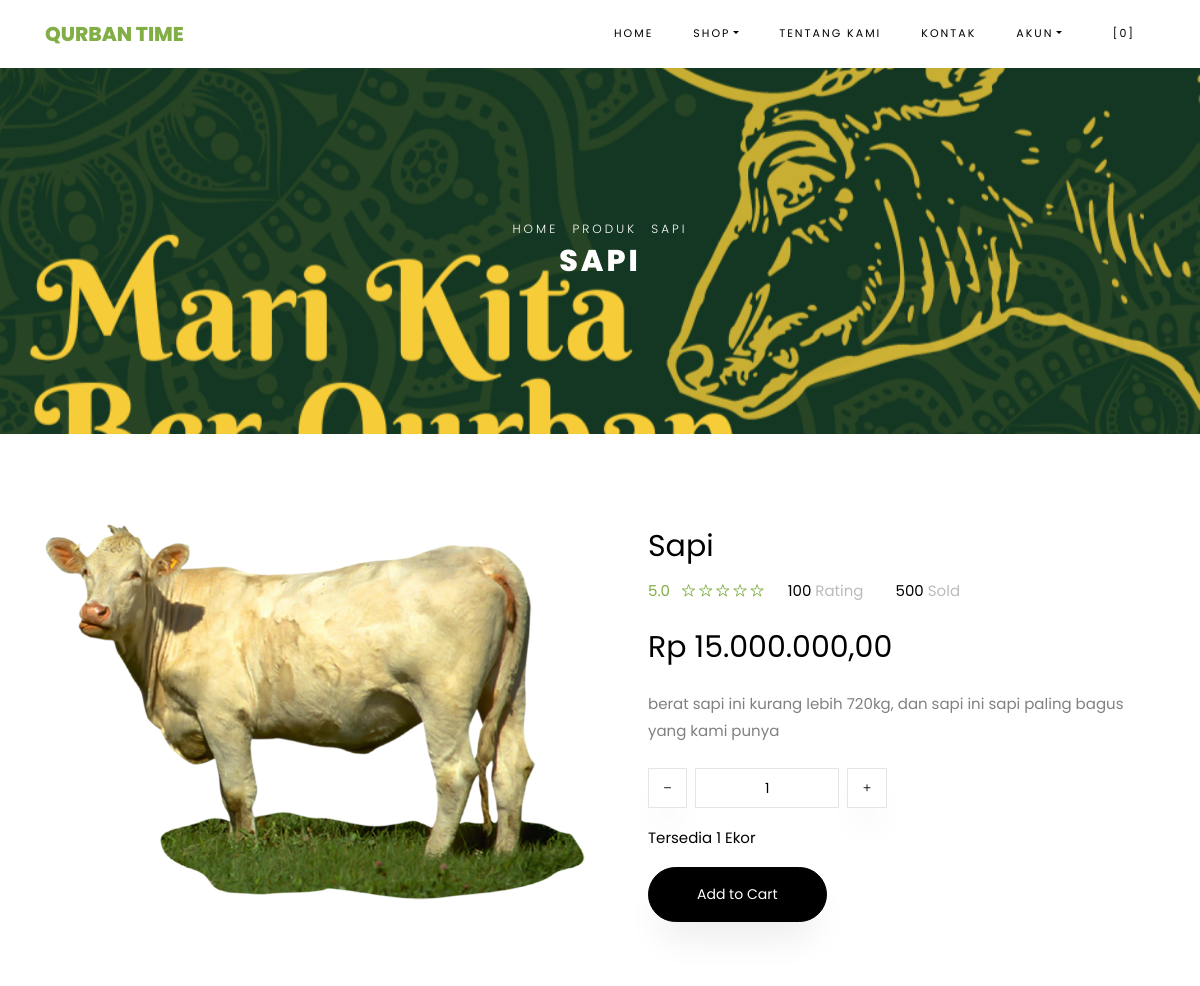
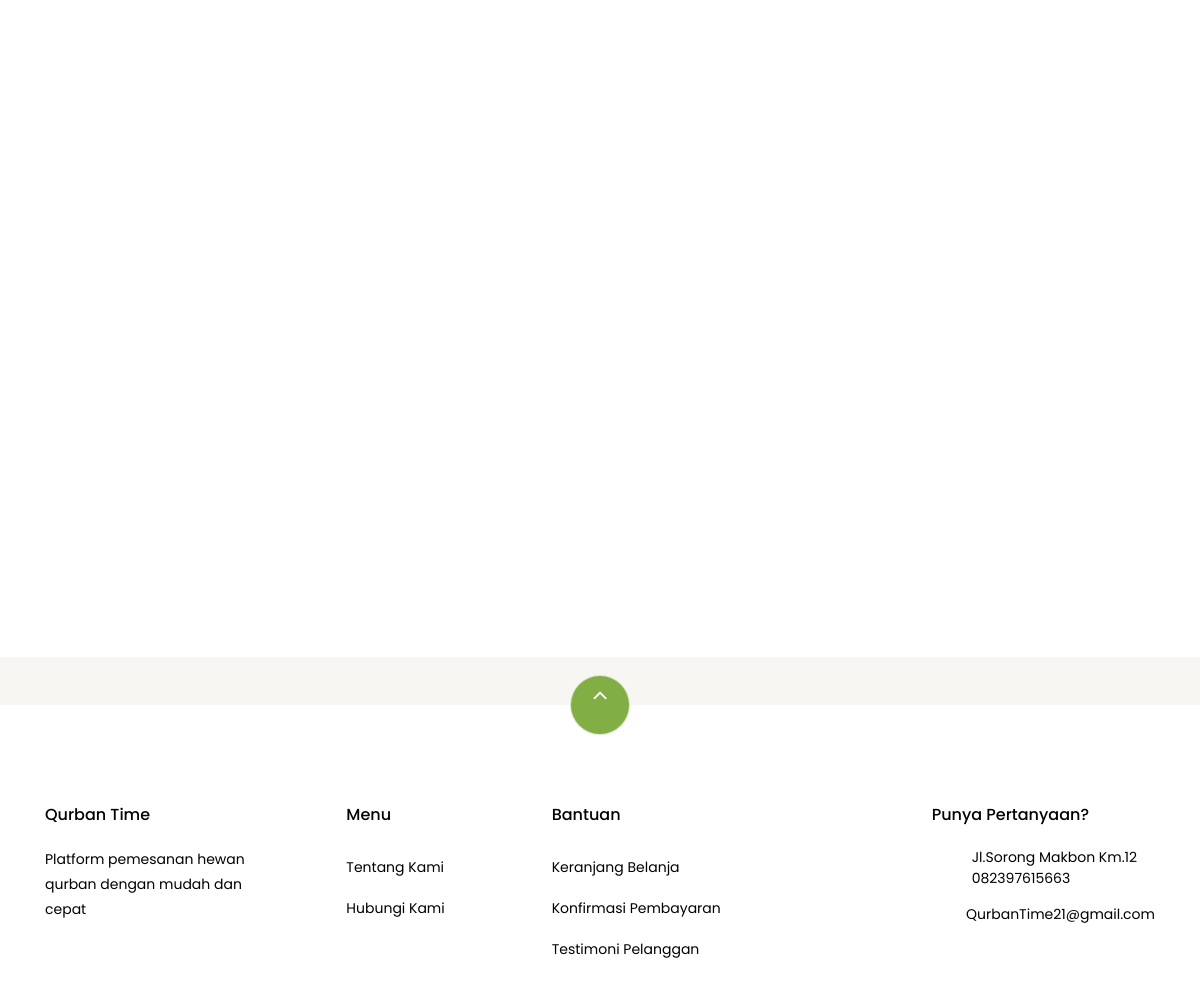
Screenshot of /index.php/shop/product/1/SH12263/ with the database file from the repository (2 pictures, top to bottom).
### tables this page shows
CREATE TABLE `settings` (
  `id` int(10) NOT NULL,
  `key` varchar(255) NOT NULL,
  `content` text NOT NULL
);

CREATE TABLE `products` (
  `id` bigint(20) NOT NULL,
  `category_id` int(10) DEFAULT NULL,
  `sku` varchar(32) DEFAULT NULL,
  `name` varchar(191) NOT NULL,
  `description` text NOT NULL,
  `picture_name` varchar(191) DEFAULT NULL,
  `price` decimal(10,2) NOT NULL,
  `current_discount` decimal(8,2) DEFAULT 0.00,
  `stock` int(10) NOT NULL,
  `product_unit` varchar(32) DEFAULT NULL,
  `is_available` tinyint(1) DEFAULT 1,
  `add_date` datetime DEFAULT NULL
);

### application/helpers/themes_helper.php (called while the page is built, shortened)
<?php
if ( ! function_exists('get_theme_name'))
{
    function get_theme_name() {
        $current_theme = get_settings('current_theme_name');
        return ($current_theme) ? $current_theme : false;
    }
}
if ( ! function_exists('get_template_part'))
{
    function get_template_part($file_name = null, $params = array()) {
        if ($file_name !== '') {
            $current_theme = get_theme_name();
            if ( file_exists($file_location = VIEWPATH .'themes/'. $current_theme .'/'. $file_name .'.php')) {
                $CI =& get_instance();
                $CI->load->view('themes/'. $current_theme .'/'. $file_name, $params);
            }
            else {
                echo '<div>Kesalahan: berkas tema <b>'. $file_name .'.php</b> tidak ditemukan.<br>Lokasi berkas: <b>'. $file_location .'</b></div>';
            }
        }
    }
}
if ( ! function_exists('get_header'))
{
    function get_header($params = null, $section = '', $current_section = '') {
        $load_params = array();
        if ( is_null($params)) {
            $load_params['title'] = get_settings('site_name');
        }
        else if ( is_string($params)) {
            $load_params['title'] = $params;
        }
        $load_params['sidebar_section'] = $section;
        $load_params['current_section'] = $current_section;
        get_template_part('header', $load_params);
    }
}
if ( ! function_exists('get_footer'))
{
    function get_footer($params = array()) {
        get_template_part('footer', $params);
    }
}
if ( ! function_exists('get_theme_uri'))
{
    function get_theme_uri($file_name = null, $theme_name = NULL)
    {
        $theme_name = ($theme_name == NULL) ? get_theme_name() : $theme_name;
        return is_null($file_name) ? base_url('assets/themes/'. $theme_name .'/') : base_url('assets/themes/'. $theme_name .'/'. $file_name) ;
    }
}

### application/controllers/Shop.php (called while the page is built, shortened)
<?php
class Shop extends CI_Controller {
    public function product($id = 0, $sku = '')
    {
        if ($id == 0 || empty($sku))
        {
            show_error('Akses tidak sah!');
        }
        else
        {
            if ($this->product->is_product_exist($id, $sku))
            {
                $data = $this->product->product_data($id);
                $product['product'] = $data;
                $product['related_products'] = $this->product->related_products($data->id, $data->category_id);
                get_header($data->name .' | '. get_settings('store_tagline'));
                get_template_part('shop/view_single_product', $product);
                get_footer();
            }
            else
            {
                show_404();
            }
        }
    }
}

### index.php (called while the page is built, shortened)
<?php
require_once BASEPATH . 'core/CodeIgniter.php';

### application/helpers/global_helper.php (called while the page is built, shortened)
<?php
if (!function_exists('get_settings')) {
    function get_settings($key = '')
    {
        $CI = &get_instance();
        $row = $CI->db
            ->select('content')
            ->where('key', $key)
            ->get('settings')
            ->row();
        return $row->content;
    }
}
if (!function_exists('get_store_name')) {
    function get_store_name()
    {
        return get_settings('store_name');
    }
}
if (!function_exists('format_rupiah')) {
    function format_rupiah($rp)
    {
        return number_format($rp, 2, ',', '.');
    }
}

### application/helpers/session_helper.php (called while the page is built, shortened)
<?php
if (!function_exists('init')) {
    function init()
    {
        $CI = &get_instance();
        return $CI;
    }
}
if (!function_exists('session_data')) {
    function session_data()
    {
        $CI = init();
        $read_session_in_cookie = get_cookie('__ACTIVE_SESSION_DATA');
        $read_session_in_session = $CI->session->userdata('__ACTIVE_SESSION_DATA');
        if ($read_session_in_cookie) {
            $read_data = $CI->encryption->decrypt($read_session_in_cookie);
            $read_data = json_decode($read_data);
            return $read_data;
        } else if ($read_session_in_session) {
            $read_data = $CI->encryption->decrypt($read_session_in_session);
            $read_data = json_decode($read_data);
            return $read_data;
        } else {
            $default_session = new stdClass();
            $default_session->is_login = FALSE;
            $default_session->user_id = 0;
            $default_session->login_at = 0;
            $default_session->remember_me = FALSE;
            return $default_session;
        }
    }
}

### application/models/Product_model.php (called while the page is built, shortened)
<?php
class Product_model extends CI_Model {
    public function product_data($id)
    {
        $data = $this->db->query("
            SELECT p.*, pc.name as category_name
            FROM products p
            JOIN product_category pc
                ON pc.id = p.category_id
            WHERE p.id = '$id'
        ")->row();
        return $data;
    }
    public function related_products($current, $category)
    {
        return $this->db->where(array('id !=' => $current, 'category_id' => $category))->limit(4)->get('products')->result();
    }
}

### application/views/themes/qurbans/shop/view_single_product.php (the view, shortened to what this page needs)
<div class="hero-wrap hero-bread" style="background-image: url('<?php echo get_theme_uri('images/bg_1.png'); ?>');">
    <div class="container">
      <div class="row no-gutters slider-text align-items-center justify-content-center">
        <div class="col-md-9 ftco-animate text-center">
            <p class="breadcrumbs"><span class="mr-2"><?php echo anchor(base_url(), 'Home'); ?></span>
            <span class="mr-2"><?php echo anchor(base_url(), 'Produk'); ?></span>
            <span><?php echo $product->name; ?></span></p>
          <h1 class="mb-0 bread"><?php echo $product->name; ?></h1>
        </div>
      </div>
    </div>
  </div>
  <section class="ftco-section">
      <div class="container">
          <div class="row">
              <div class="col-lg-6 mb-5 ftco-animate">
                  <a href="<?php echo base_url('assets/uploads/products/'. $product->picture_name); ?>" class="image-popup"><img src="<?php echo base_url('assets/uploads/products/'. $product->picture_name); ?>" class="img-fluid" alt="<?php echo $product->name; ?>"></a>
              </div>
              <div class="col-lg-6 product-details pl-md-5 ftco-animate">
                  <h3><?php echo $product->name; ?></h3>
                  <div class="rating d-flex">
                          <p class="text-left mr-4">
                              <a href="#" class="mr-2">5.0</a>
                              <a href="#"><span class="ion-ios-star-outline"></span></a>
                              <a href="#"><span class="ion-ios-star-outline"></span></a>
                              <a href="#"><span class="ion-ios-star-outline"></span></a>
                              <a href="#"><span class="ion-ios-star-outline"></span></a>
                              <a href="#"><span class="ion-ios-star-outline"></span></a>
                          </p>
                          <p class="text-left mr-4">
                              <a href="#" class="mr-2" style="color: #000;">100 <span style="color: #bbb;">Rating</span></a>
                          </p>
                          <p class="text-left">
                              <a href="#" class="mr-2" style="color: #000;">500 <span style="color: #bbb;">Sold</span></a>
                          </p>
                      </div>
                  <p class="price">
                      <?php if ($product->current_discount > 0) : ?>
                        <span class="mr-2 price-dc"><strike><small>Rp <?php echo format_rupiah($product->price); ?></small></strike></span>
                        <span class="price-sale text-success">Rp <?php echo format_rupiah($product->price - $product->current_discount); ?></span>
                      <?php else : ?>
                      <span>Rp <?php echo format_rupiah($product->price); ?></span>
                      <?php endif; ?>
                    </p>
                  <p><?php echo $product->description; ?></p>
                      <div class="row mt-4">
                          <div class="input-group col-md-6 d-flex mb-3">
                   <span class="input-group-btn mr-2">
                      <button type="button" class="quantity-left-minus btn"  data-type="minus" data-field="">
                     <i class="ion-ios-remove"></i>
                      </button>
                      </span>
                   <input type="text" id="quantity" name="quantity" class="form-control input-number" value="1" min="1" max="100">
                   <span class="input-group-btn ml-2">
                      <button type="button" class="quantity-right-plus btn" data-type="plus" data-field="">
                       <i class="ion-ios-add"></i>
                   </button>
                   </span>
                </div>
                <div class="col-md-12">
                    <p style="color: #000;">Tersedia <?php echo $product->stock; ?> <?php echo $product->product_unit; ?></p>
                </div>
            </div>
            <p><a href="#" class="btn btn-black btn-sm py-3 px-5 add-cart cart-btn" data-sku="<?php echo $product->sku; ?>" data-name="<?php echo $product->name; ?>" data-price="<?php echo ($product->current_discount > 0) ? ($product->price - $product->current_discount) : $product->price; ?>" data-id="<?php echo $product->id; ?>">Add to Cart</a></p>
              </div>
          </div>
      </div>
  </section>
  <section class="ftco-section">
      <div class="container">
              <div class="row justify-content-center mb-3 pb-3">
      </div>
      </div>
      <div class="container">
          <div class="row">
          </div>
      </div>
  </section>

### application/views/themes/qurbans/header.php (shortened to what this page needs)
?><!DOCTYPE html>
<html lang="en">
  <head>
    <link rel="stylesheet" href="<?php echo get_theme_uri('css/open-iconic-bootstrap.min.css'); ?>">
    <link rel="stylesheet" href="<?php echo get_theme_uri('css/animate.css'); ?>">
    <link rel="stylesheet" href="<?php echo get_theme_uri('css/owl.carousel.min.css'); ?>">
    <link rel="stylesheet" href="<?php echo get_theme_uri('css/owl.theme.default.min.css'); ?>">
    <link rel="stylesheet" href="<?php echo get_theme_uri('css/magnific-popup.css'); ?>">
    <link rel="stylesheet" href="<?php echo get_theme_uri('css/aos.css'); ?>">
	<link rel="stylesheet" href="<?php echo get_theme_uri('css/ionicons.min.css'); ?>">
	<link rel="stylesheet" href="<?php echo get_theme_uri('js/plugins/@fortawesome/fontawesome-free/css/all.min.css', 'argon'); ?>">
    <link rel="stylesheet" href="<?php echo get_theme_uri('css/bootstrap-datepicker.css'); ?>">
    <link rel="stylesheet" href="<?php echo get_theme_uri('css/jquery.timepicker.css'); ?>">
    <link rel="stylesheet" href="<?php echo get_theme_uri('css/flaticon.css'); ?>">
    <link rel="stylesheet" href="<?php echo get_theme_uri('css/icomoon.css'); ?>">
	<link rel="stylesheet" href="<?php echo get_theme_uri('css/style.css'); ?>">
	<link rel="stylesheet" href="<?php echo base_url('assets/plugins/toastr/toastr.min.css'); ?>">
  </head>
    <nav class="navbar navbar-expand-lg navbar-dark ftco_navbar bg-dark ftco-navbar-light" id="ftco-navbar">
	    <div class="container">
	      <a class="navbar-brand" href="<?php echo base_url(); ?>"><?php echo get_store_name(); ?></a>
	      <div class="collapse navbar-collapse" id="ftco-nav">
	        <ul class="navbar-nav ml-auto">
	          <li class="nav-item active"><a href="<?php echo base_url(); ?>" class="nav-link">Home</a></li>
	          <li class="nav-item dropdown">
              <a class="nav-link dropdown-toggle" href="#" id="dropdown04" data-toggle="dropdown" aria-haspopup="true" aria-expanded="false">Shop</a>
            </li>
	          <li class="nav-item"><a href="<?php echo site_url('pages/about'); ?>" class="nav-link">Tentang Kami</a></li>
              <li class="nav-item"><a href="<?php echo site_url('pages/contact'); ?>" class="nav-link">Kontak</a></li>
              <li class="nav-item dropdown">
              <a class="nav-link dropdown-toggle" href="#" id="dropdown05" data-toggle="dropdown" aria-haspopup="true" aria-expanded="false">Akun</a>
            </li>
	          <li class="nav-item cta cta-colored"><a href="<?php echo site_url('shop/cart'); ?>" class="nav-link"><span class="icon-shopping_cart"></span>[<span class="cart-item-total">0</span>]</a></li>
	        </ul>
	      </div>
	    </div>
	  </nav>

### application/views/themes/qurbans/footer.php (shortened to what this page needs)
<section class="ftco-section ftco-no-pt ftco-no-pb py-5 bg-light">
    <div class="container py-4">
    </div>
  </section>
  <footer class="ftco-footer ftco-section">
    <div class="container">
        <div class="row">
            <div class="mouse">
                      <a href="#" class="mouse-icon">
                          <div class="mouse-wheel"><span class="ion-ios-arrow-up"></span></div>
                      </a>
                  </div>
        </div>
      <div class="row mb-5">
        <div class="col-md">
          <div class="ftco-footer-widget mb-4">
            <h2 class="ftco-heading-2"><?php echo get_store_name(); ?></h2>
            <p><?php echo get_settings('store_description'); ?></p>
          </div>
        </div>
        <div class="col-md">
          <div class="ftco-footer-widget mb-4 ml-md-5">
            <h2 class="ftco-heading-2">Menu</Menu></h2>
            <ul class="list-unstyled">
              <li><a href="<?php echo site_url('pages/about'); ?>" class="py-2 d-block">Tentang Kami</a></li>
              <li><a href="<?php echo site_url('pages/contact'); ?>" class="py-2 d-block">Hubungi Kami</a></li>
            </ul>
          </div>
        </div>
        <div class="col-md-4">
           <div class="ftco-footer-widget mb-4">
            <h2 class="ftco-heading-2">Bantuan</h2>
            <div class="d-flex">
                <ul class="list-unstyled mr-l-5 pr-l-3 mr-4">
                  <li><a href="<?php echo site_url('shop/cart'); ?>" class="py-2 d-block">Keranjang Belanja</a></li>
                  <li><a href="<?php echo site_url('customer/payments/confirm'); ?>" class="py-2 d-block">Konfirmasi Pembayaran</a></li>
                  <li><a href="<?php echo site_url('pages/about'); ?>" class="py-2 d-block">Testimoni Pelanggan</a></li>
                </ul>
              </div>
          </div>
        </div>
        <div class="col-md">
          <div class="ftco-footer-widget mb-4">
              <h2 class="ftco-heading-2">Punya Pertanyaan?</h2>
              <div class="block-23 mb-3">
                <ul>
                  <li><span class="icon icon-map-marker"></span><span class="text"><?php echo get_settings('store_address'); ?></span></a></li>
                  <li><a href="#"><span class="icon icon-phone"></span><span class="text"><?php echo get_settings('store_phone_number'); ?></span></a></li>
                  <li><a href="#"><span class="icon icon-envelope"></span><span class="text"><?php echo get_settings('store_email'); ?></span></a></li>
                </ul>
              </div>
          </div>
        </div>
      </div>
  </footer>
</body>
</html>

### rows the page displays
settings: content "QURBAN TIME", content "Qurban Time"
settings: content (picture)
products: name "SAPI", picture_name (picture), name "Sapi", price "15.000.000,00", description "berat sapi ini kurang lebih 720kg, dan sapi ini sapi paling bagus yang kami punya", stock "1", product_unit "Ekor"
settings: content "Platform pemesanan hewan qurban dengan mudah dan cepat"
settings: content "Jl.Sorong Makbon Km.12"
settings: content "082397615663"
settings: content "QurbanTime21@gmail.com"

### other values shown
anchor(base_url(), 'Home') "HOME"
anchor(base_url(), 'Produk') "PRODUK"
